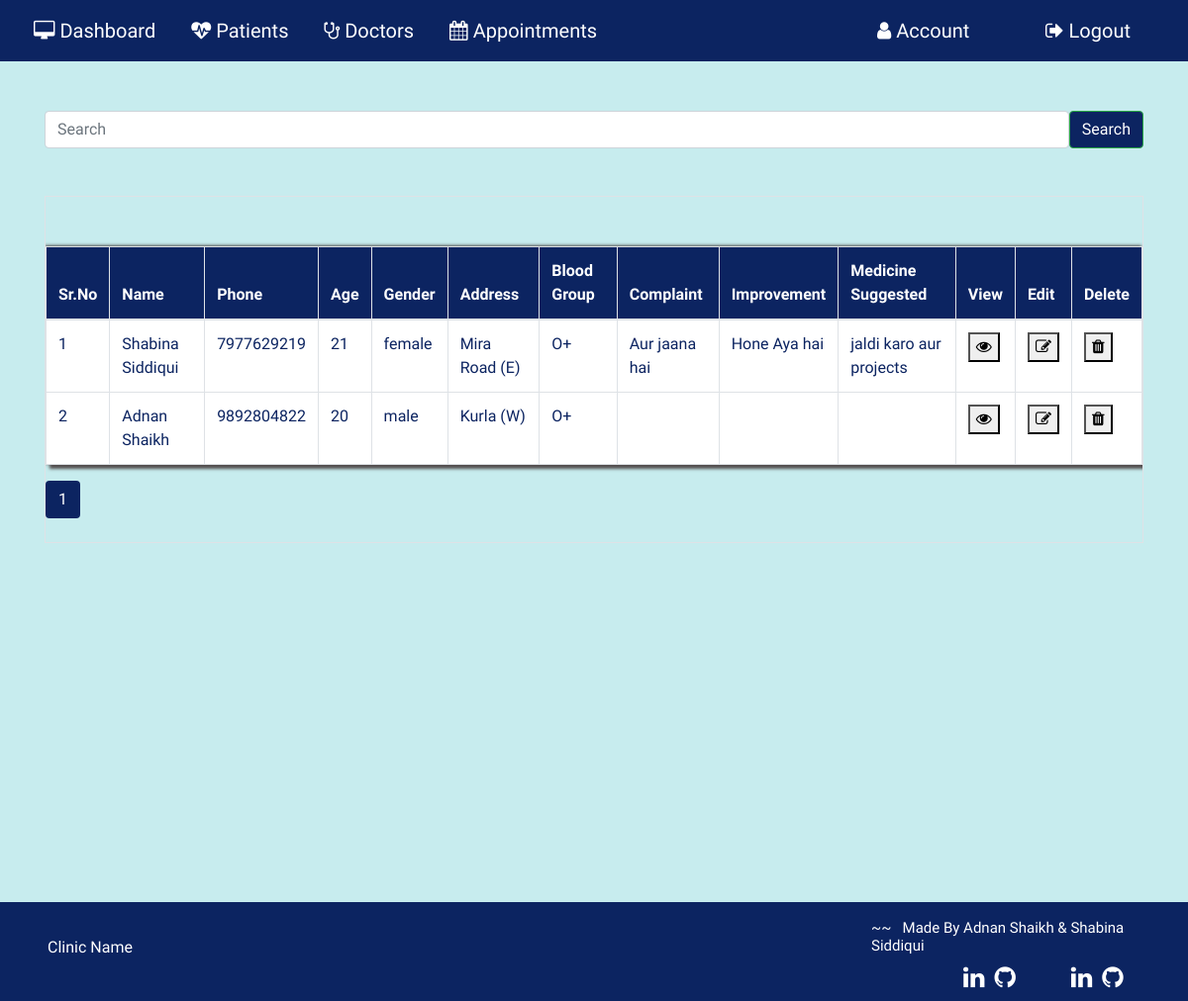
The app's page /patientrecord (signed in), older data.
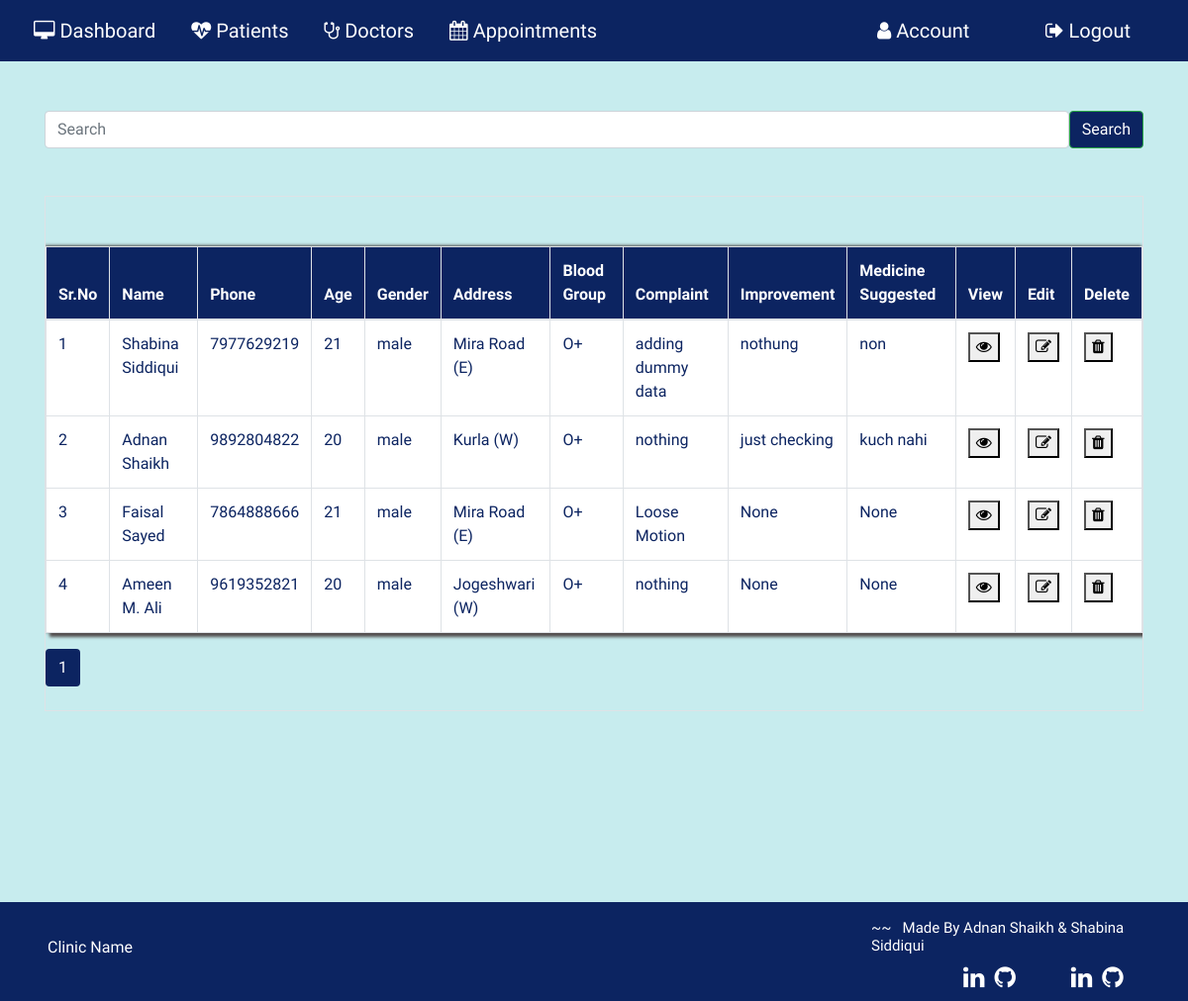
The same page, newer data.
### application/routes.py (models this page shows, shortened)
class Patient(db.Model):
  __tablename__ = 'Patient'
  id = db.Column(db.Integer, primary_key=True)
  pname = db.Column(db.String(20))
  age= db.Column(db.String(20))
  phone=db.Column(db.String(20))
  gender=db.Column(db.String(10))
  bgroup=db.Column(db.String(5))
  state=db.Column(db.String(15))
  address=db.Column(db.String(100))
  mstatus=db.Column(db.String(10))
  complaint=db.Column(db.String(5000))
  improvement=db.Column(db.String(5000))
  medicine_suggested=db.Column(db.String(5000))
  pat_image = db.Column(db.String(20), nullable=False, default='default.jpg')

### application/routes.py (the view, shortened to what this page needs)
@app.route('/patientrecord', methods = ['GET','POST'])
def patientrecord():
  if 'username' in session:
    if request.method == 'GET':
      page= request.args.get('page', 1, type=int)
      patrcd= Patient.query.paginate(page=page, per_page=10)
      return render_template("patientrecord.html",patrcd=patrcd)
    return render_template('patientrecord.html')
  else:
    return redirect( url_for('login') )
  return render_template('patientrecord.html')

### application/templates/patientrecord.html (shortened to what this page needs)
{% extends 'layout.html' %}{% include "includes/nav.html" %}{% block content%}
<section>
  <div class="container">
    <div class="search-box">
      <form class="d-flex" action="" method="POST">
        <input
          class="form-control me-2"
          type="search"
          placeholder="Search"
          name="pname"
          id="pname"
          aria-label="Search"
        />
        <button class="btn btn-outline-success" type="submit">Search</button>
      </form>
    </div>
    <div class="table table-bordered table-hover table-responsive">
      {% if patrcd %}
      <table class="table">
        <thead class="thead">
          <tr>
            <th scope="col">Sr.No</th>
            <th scope="col">Name</th>
            <th scope="col">Phone</th>
            <th scope="col">Age</th>
            <th scope="col">Gender</th>
            <th scope="col">Address</th>
            <th scope="col">Blood Group</th>
            <th scope="col">Complaint</th>
            <th scope="col">Improvement</th>
            <th scope="col">Medicine Suggested</th>
            <th scope="col">View</th>
            <th scope="col">Edit</th>
            <th scope="col">Delete</th>
          </tr>
        </thead>
        {% for i in patrcd.items %}
        <tr scope="row">
          <td></td>
          <td>{{ i.pname }}</td>
          <td>{{ i.phone }}</td>
          <td>{{ i.age }}</td>
          <td>{{ i.gender }}</td>
          <td>{{ i.address }}</td>
          <td>{{ i.bgroup }}</td>
          <td>{{ i.complaint }}</td>
          <td>{{ i.improvement }}</td>
          <td>{{ i.medicine_suggested }}</td>
          <td>
            <button
              type="button"
              class="dbutton"
              onclick="window.location='viewapp/{{ i.id }}'"
            >
              <i class="fa fa-eye" aria-hidden="true"></i>
            </button>
          </td>
          <td>
            <button
              type="button"
              class="ubutton"
              onclick="window.location='editpatientdetail/{{ i.id }}'"
            >
              <i class="fa fa-pencil-square-o" aria-hidden="true"></i>
            </button>
          </td>
          <td>
            <button
              type="button"
              class="dbutton"
              onclick="window.location='deletepatientdetail/{{ i.id }}'"
            >
              <i class="fa fa-trash" aria-hidden="true"></i>
            </button>
          </td>
        </tr>
        {% endfor %}
      </table>
      {% for page_num in patrcd.iter_pages(left_edge=1, right_edge=1,
      left_current=1, right_current=2) %} {% if page_num %} {% if patrcd.page ==
      page_num %}
      <a
        class="btn pagenum_current mb-4"
        href="{{ url_for('patientrecord', page=page_num) }}"
        >{{ page_num }}</a
      >
      {% else %}
      <a
        class="btn pagenum mb-4"
        href="{{ url_for('patientrecord', page=page_num) }}"
        >{{ page_num }}</a
      >
      {% endif %} {% else %} ... {% endif %} {% endfor %} {% endif %}
    </div>
  </div>
  {% include "includes/footer.html" %}
</section>
{% endblock content %}

Row changes from the older to the newer data that the page shows:
changed Patient "Shabina Siddiqui": gender "female" → "male"; complaint "Aur jaana hai" → "adding dummy data"; improvement "Hone Aya hai" → "nothung"; medicine_suggested "jaldi karo aur projects" → "non"
changed Patient "Adnan Shaikh": complaint (not shown) → "nothing"; improvement (not shown) → "just checking"; medicine_suggested (not shown) → "kuch nahi"
added Patient: pname "Faisal Sayed", phone "7864888666", age "21", gender "male", address "Mira Road (E)", bgroup "O+", complaint "Loose Motion", improvement "None", medicine_suggested "None"
added Patient: pname "Ameen M. Ali", phone "9619352821", age "20", gender "male", address "Jogeshwari (W)", bgroup "O+", complaint "nothing", improvement "None", medicine_suggested "None"
